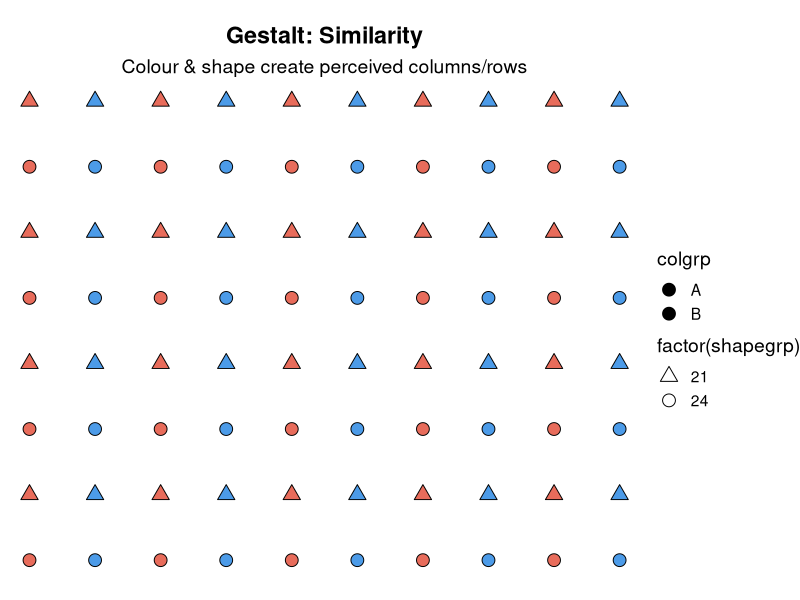
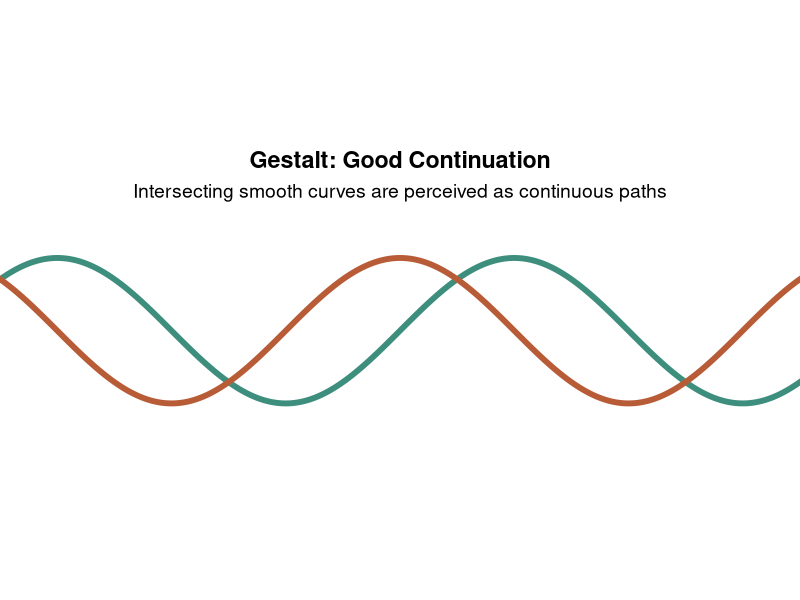
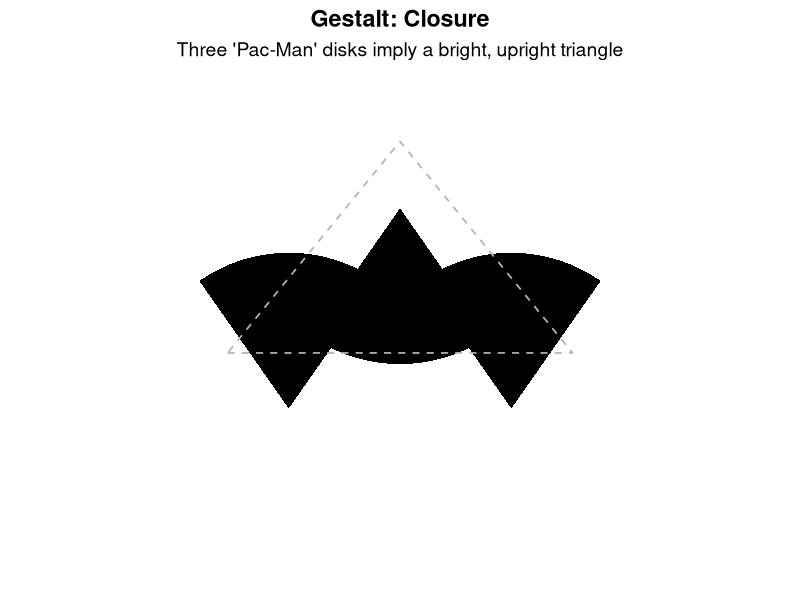
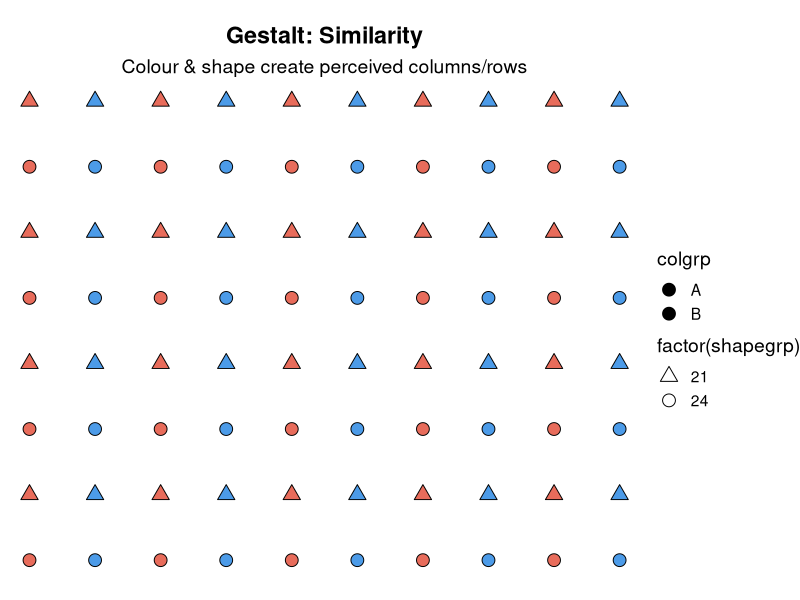
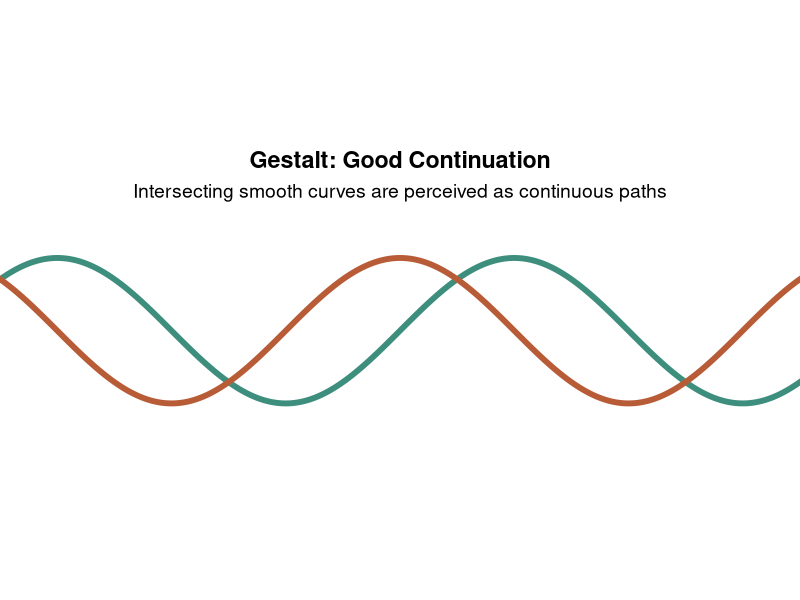
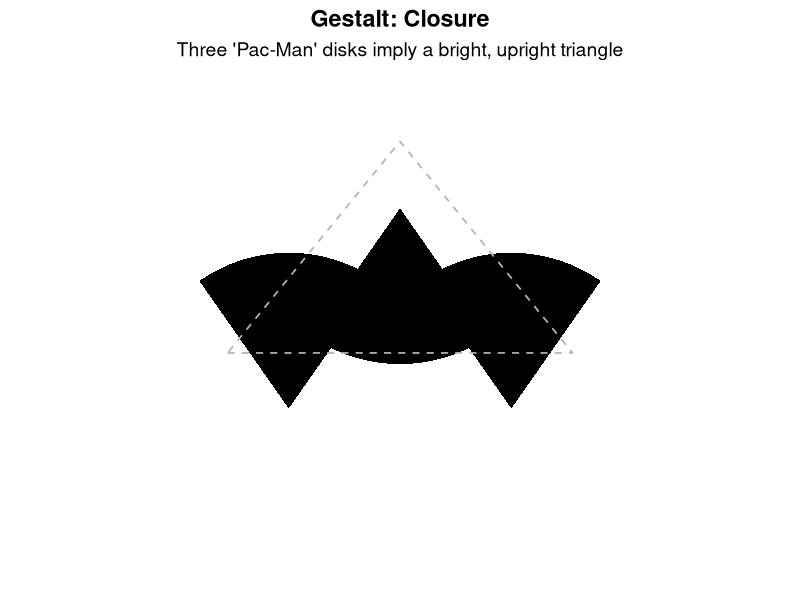
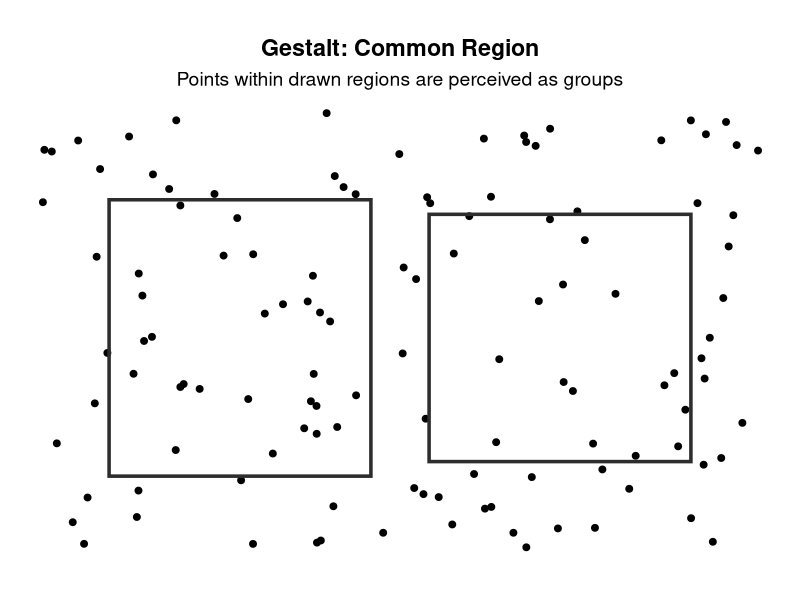
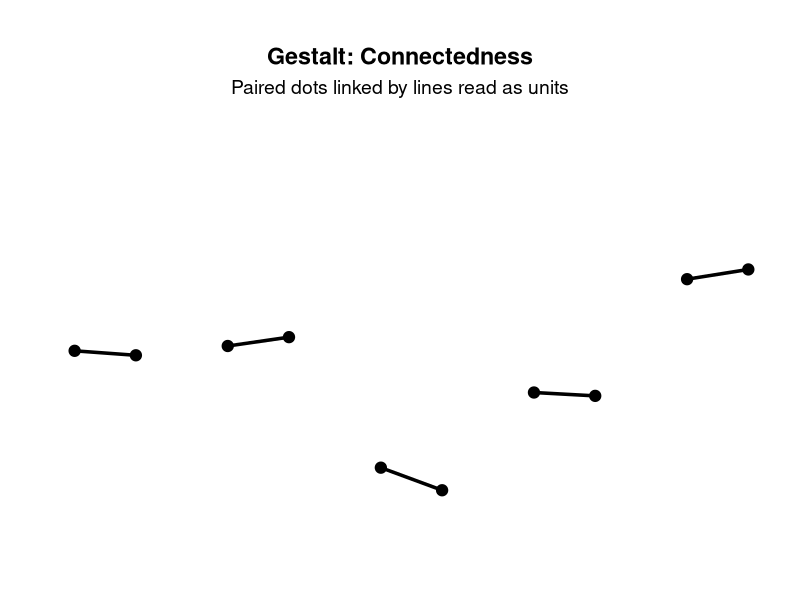

Source code (R) for these figures, in order: (Note: this script raises an error after producing the figures.)
# --------------------------------------------
# Gestalt Principles — Simulated Visualisations
# --------------------------------------------
# Outputs: ./gestalt_outputs/*.png (and one .gif)
# Dependencies: ggplot2, dplyr, tidyr, patchwork, gganimate (for common fate)
# --------------------------------------------
set.seed(42)

# ---- Packages ----
pkgs <- c("ggplot2","dplyr","tidyr","patchwork","gganimate")
to_install <- setdiff(pkgs, rownames(installed.packages()))
if (length(to_install)) install.packages(to_install)
lapply(pkgs, library, character.only = TRUE)

# ---- Output dir & helpers ----
out_dir <- "gestalt_outputs"
if (!dir.exists(out_dir)) dir.create(out_dir)

save_plot <- function(p, name, w=6, h=6, dpi=200) {
  ggsave(file.path(out_dir, paste0(name, ".png")), p, width=w, height=h, dpi=dpi)
}

base_void <- theme_void(base_size = 14) +
  theme(plot.title = element_text(hjust = 0.5, face = "bold"),
        plot.subtitle = element_text(hjust = 0.5))

# =========================================================
# 1) PROXIMITY — items closer together are perceived as a group
# =========================================================
n_per <- 70
clusterA <- tibble(x = rnorm(n_per, -1.2, 0.25), y = rnorm(n_per,  0.1, 0.25), grp="A")
clusterB <- tibble(x = rnorm(n_per,  1.2, 0.25), y = rnorm(n_per, -0.1, 0.25), grp="B")
midPts   <- tibble(x = rnorm(35, 0, 0.9), y = rnorm(35, 0, 0.9), grp="mid")

dat_prox <- bind_rows(clusterA, clusterB, midPts)

p_prox <- ggplot(dat_prox, aes(x, y)) +
  geom_point(size=2.6, alpha=0.9) +
  coord_equal(xlim=c(-2.5,2.5), ylim=c(-2.0,2.0)) +
  labs(title="Gestalt: Proximity",
       subtitle="Closer dots appear grouped (left & right clusters vs middle)") +
  base_void
# =========================================================
# 2) SIMILARITY — similar items (shape/colour) group together
# =========================================================
grid <- expand.grid(ix=1:10, iy=1:8) %>% as_tibble()
dat_sim <- grid %>%
  mutate(x = ix, y = iy,
         colgrp = ifelse(ix %% 2 == 0, "A", "B"),
         shapegrp = ifelse(iy %% 2 == 0, 21, 24))

p_sim <- ggplot(dat_sim, aes(x, y)) +
  geom_point(aes(fill = colgrp, shape = factor(shapegrp)), size=4, colour="black") +
  scale_shape_manual(values = unique(dat_sim$shapegrp)) +
  scale_fill_manual(values=c("A"="#4C9BE8","B"="#E86C5B")) +
  coord_equal() +
  labs(title="Gestalt: Similarity",
       subtitle="Colour & shape create perceived columns/rows") +
  base_void
p_sim
save_plot(p_sim, "02_similarity")

# =========================================================
# 3) GOOD CONTINUATION — we follow smooth paths/curves
# =========================================================
t <- seq(-2*pi, 2*pi, length.out = 300)
curve1 <- tibble(x=t, y = sin(t), id="curve 1")
curve2 <- tibble(x=t, y = cos(t), id="curve 2")
dat_cont <- bind_rows(curve1, curve2)

p_cont <- ggplot(dat_cont, aes(x, y, colour=id)) +
  geom_path(size=2) +
  scale_colour_manual(values=c("#3E8E7E","#B85C38")) +
  coord_equal(xlim=c(-5,5), ylim=c(-1.6,1.6)) +
  labs(title="Gestalt: Good Continuation",
       subtitle="Intersecting smooth curves are perceived as continuous paths") +
  base_void + theme(legend.position = "none")
p_cont
save_plot(p_cont, "03_continuation")

# =========================================================
# 4) CLOSURE — incomplete shapes are perceived as whole
# (Kanizsa-style triangle using 'Pac-Man' disks)
# =========================================================
# helper to draw a 'pacman' sector as polygon
pacman <- function(cx, cy, r=1, angle=60, start=30, n=60) {
  ang <- seq((start+angle/2), (start-angle/2), length.out=n) * pi/180
  tibble(x = c(cx, cx + r*cos(ang)),
         y = c(cy, cy + r*sin(ang)))
}
# positions of 3 pacmen
pac1 <- pacman(-1, -0.7, r=1.4, angle=70, start=90)
pac2 <- pacman( 1, -0.7, r=1.4, angle=70, start=90)
pac3 <- pacman( 0,  1.1, r=1.4, angle=70, start=270)

triangle_hint <- tibble(
  x=c(-1.55, 1.55, 0), y=c(-0.2, -0.2, 1.7)
)

p_closure <- ggplot() +
  geom_polygon(data=pac1, aes(x,y), fill="black") +
  geom_polygon(data=pac2, aes(x,y), fill="black") +
  geom_polygon(data=pac3, aes(x,y), fill="black") +
  geom_polygon(data=triangle_hint, aes(x,y),
               fill=NA, colour="grey70", linewidth=0.6, linetype="dashed") +
  coord_equal(xlim=c(-2.5,2.5), ylim=c(-2.2,2.2)) +
  labs(title="Gestalt: Closure",
       subtitle="Three 'Pac-Man' disks imply a bright, upright triangle") +
  base_void
p_closure
save_plot(p_closure, "04_closure")

# =========================================================
# 5) COMMON REGION — items inside same boundary group together
# =========================================================
pts <- tibble(x = runif(120, 0, 10), y = runif(120, 0, 6))
rects <- tibble(xmin=c(1,5.4), xmax=c(4.6,9),
                ymin=c(1,1.2), ymax=c(4.8,4.6), grp=c("L","R"))

p_region <- ggplot() +
  geom_point(data=pts, aes(x,y), size=2) +
  geom_rect(data=rects, aes(xmin=xmin, xmax=xmax, ymin=ymin, ymax=ymax),
            fill=NA, colour="#2D2D2D", linewidth=1.2) +
  coord_equal(xlim=c(0,10), ylim=c(0,6)) +
  labs(title="Gestalt: Common Region",
       subtitle="Points within drawn regions are perceived as groups") +
  base_void
save_plot(p_region, "05_common_region")

# =========================================================
# 6) CONNECTEDNESS — connected elements are grouped
# =========================================================
pairs <- tibble(
  x1 = rep(seq(1,9,by=2), each=1),
  y1 = runif(5, 1.2, 4.8),
  x2 = x1 + 0.8,
  y2 = y1 + rnorm(5, 0, 0.2)
)
points_conn <- pairs %>%
  pivot_longer(cols = everything(), names_to = c(".value","end"),
               names_pattern="(x|y)([12])") %>%
  mutate(id = rep(1:nrow(pairs), each=2))

p_conn <- ggplot() +
  geom_segment(data=pairs, aes(x=x1,y=y1,xend=x2,yend=y2),
               linewidth=1.2, lineend="round") +
  geom_point(data=points_conn, aes(x,y), size=3.5) +
  coord_equal(xlim=c(0.5,10), ylim=c(0.5,6)) +
  labs(title="Gestalt: Connectedness",
       subtitle="Paired dots linked by lines read as units") +
  base_void
save_plot(p_conn, "06_connectedness")

# =========================================================
# 7) FIGURE–GROUND — foreground emerges against background
# (Rubin vase style silhouette)
# =========================================================
# Build symmetric profile curve and mirror it
yy  <- seq(-3, 3, length.out = 300)
face <- tibble(
  x = 0.6 + 0.25*sin(yy*1.2) + 0.1*cos(yy*2.6) + 0.02*yy,
  y = yy
)
vase_left  <- face %>% mutate(x = -x)
vase_right <- face

p_fg <- ggplot() +
  geom_ribbon(data=bind_rows(vase_left %>% mutate(side="L"),
                             vase_right %>% mutate(side="R")),
              aes(ymin=-3, ymax=y, x=x, fill=side), alpha=1) +
  scale_fill_manual(values=c("L"="black","R"="black")) +
  geom_polygon(data=tibble(x=c(-0.05,0.05,0.05,-0.05), y=c(-3,-3,3,3)),
               aes(x,y), fill="white") +  # central vase
  coord_equal(xlim=c(-1.2,1.2), ylim=c(-3,3)) +
  labs(title="Gestalt: Figure–Ground",
       subtitle="Ambiguous Rubin vase: faces (black) vs vase (white)") +
  base_void + theme(legend.position="none")
save_plot(p_fg, "07_figure_ground")

# =========================================================
# 8) SYMMETRY — symmetric arrangements are perceived as grouped
# =========================================================
sym_pts <- tibble(
  x = c(-3,-2,-1,1,2,3, -2,2, -1,1, 0,0),
  y = c( 0, 1, 0,0,1,0,  -1,-1,  2,2, -2,2),
  grp = c(rep("pairs",10), rep("axis",2))
)

p_sym <- ggplot(sym_pts, aes(x,y)) +
  geom_point(data=subset(sym_pts, grp=="pairs"), size=4) +
  geom_segment(aes(x=-0.05,y=-2.5,xend=-0.05,yend=2.5), linewidth=1) +
  geom_segment(aes(x= 0.05,y=-2.5,xend= 0.05,yend=2.5), linewidth=1) +
  coord_equal(xlim=c(-3.5,3.5), ylim=c(-3,3)) +
  labs(title="Gestalt: Symmetry",
       subtitle="Symmetric pairs around a central axis appear grouped") +
  base_void
save_plot(p_sym, "08_symmetry")

# =========================================================
# 9) PRÄGNANZ (Good Form) — simplest, most stable shape emerges
# (Square implied among noise)
# =========================================================
noise <- tibble(x = runif(350,-3.5,3.5), y = runif(350,-3.5,3.5))
square <- expand.grid(x=seq(-2,2,length.out=40),
                      y=c(-2,2)) %>% as_tibble() %>%
  bind_rows(expand.grid(y=seq(-2,2,length.out=40),
                        x=c(-2,2)) %>% as_tibble()) %>%
  mutate(kind="square")
square_pts <- bind_rows(noise %>% mutate(kind="noise"), square)

p_prag <- ggplot(square_pts, aes(x,y)) +
  geom_point(data = subset(square_pts, kind=="noise"), alpha=0.6, size=1.8) +
  geom_point(data = subset(square_pts, kind=="square"), size=2.6) +
  coord_equal(xlim=c(-3.8,3.8), ylim=c(-3.8,3.8)) +
  labs(title="Gestalt: Prägnanz (Good Form)",
       subtitle="A clean square pops out from random dots") +
  base_void
save_plot(p_prag, "09_pragnanz")

# =========================================================
# 10) COMMON FATE (ANIMATION) — elements moving together group
# =========================================================
# Two groups of dots: one moves coherently, the other jitters randomly
library(gganimate) # ensure loaded for transition
nA <- 30; nB <- 40; T <- 40
A0 <- tibble(id = paste0("A",1:nA), x0 = runif(nA, -4,-1), y0 = runif(nA, -2,2))
B0 <- tibble(id = paste0("B",1:nB), x0 = runif(nB,  1, 4), y0 = runif(nB, -2,2))

# coherent motion for A (same dx, dy each frame)
dxA <- 0.09; dyA <- 0.02
A <- expand_grid(A0, t=0:T) %>%
  mutate(x = x0 + dxA*t, y = y0 + dyA*t, grp="coherent")

# random jitter for B
B <- expand_grid(B0, t=0:T) %>%
  mutate(x = x0 + cumsum(rnorm(n(), 0, 0.03)),
         y = y0 + cumsum(rnorm(n(), 0, 0.03)),
         grp="jitter")

dat_fate <- bind_rows(A %>% select(id, x, y, t, grp),
                      B %>% select(id, x, y, t, grp))

p_fate <- ggplot(dat_fate, aes(x, y, group=id)) +
  geom_point(aes(shape=grp), size=2.8) +
  scale_shape_manual(values=c("coherent"=16,"jitter"=1)) +
  coord_equal(xlim=c(-5,5), ylim=c(-3,3)) +
  labs(title="Gestalt: Common Fate",
       subtitle="Dots that move together are perceived as a group",
       caption="Filled = coherent group, Open = random jitter") +
  base_void +
  transition_time(t) +
  ease_aes("linear")

anim_file <- file.path(out_dir, "10_common_fate.gif")
animate(p_fate, nframes = 80, fps = 20, width = 600, height = 400, renderer = gifski_renderer(anim_file))
# (The GIF is saved to gestalt_outputs/10_common_fate.gif)

# -------------------------------
# Montage (optional): quick 3x3 grid of the first nine
# -------------------------------
library(patchwork)
montage <- p_prox + p_sim + p_cont +
  p_closure + p_region + p_conn +
  p_fg + p_sym + p_prag +
  plot_layout(ncol=3)
save_plot(montage, "00_montage", w=12, h=12, dpi=180)

message("Done! Check the 'gestalt_outputs' folder for PNGs and the common-fate GIF.")


# =========================================================
# 11) FOCAL POINT — one element stands out
# =========================================================
# Uniform grid of grey circles with one red standout
grid_fp <- expand.grid(x=1:10, y=1:10) %>% as_tibble()
grid_fp <- grid_fp %>%
  mutate(col = ifelse(x==5 & y==6, "focal", "bg"),
         size = ifelse(col=="focal", 6, 3))

p_focal <- ggplot(grid_fp, aes(x, y)) +
  geom_point(aes(size=size, fill=col), shape=21, colour="black") +
  scale_fill_manual(values=c("bg"="grey70", "focal"="red")) +
  scale_size_identity() +
  coord_equal() +
  labs(title="Gestalt: Focal Point",
       subtitle="One element that differs strongly in colour/size captures attention") +
  base_void + theme(legend.position="none")

save_plot(p_focal, "11_focal_point")



############### tufte ##################################
# =========================================================
# 3.1 GRAPHICAL INTEGRITY — proportional representation
# =========================================================
library(ggplot2)
library(dplyr)
library(patchwork)

dat_vals <- tibble(category=c("A","B","C"), value=c(10,30,50))

# Correct bar chart
p_int_correct <- ggplot(dat_vals, aes(category, value)) +
  geom_col(fill="#4C9BE8") +
  labs(title="Accurate Bars (proportional)") +
  theme_minimal(base_size=12)

# Misleading: exaggerate bar heights by scaling
dat_wrong <- dat_vals %>% mutate(value = value * c(10,3,1)) # mis-scaled
p_int_wrong <- ggplot(dat_wrong, aes(category, value)) +
  geom_col(fill="#E86C5B") +
  labs(title="Misleading Bars (lie factor > 1)") +
  theme_minimal(base_size=12)

p_integrity <- p_int_correct + p_int_wrong + plot_layout(ncol=2)
save_plot(p_integrity, "31_graphical_integrity", w=8, h=4)

# =========================================================
# 3.2 DATA-INK RATIO — chartjunk vs minimalism
# =========================================================
dat_line <- tibble(x=1:12, y=cumsum(rnorm(12,0.5,1)))

# Minimalist
p_clean <- ggplot(dat_line, aes(x,y)) +
  geom_line(size=1, colour="#4C9BE8") +
  theme_minimal(base_size=12) +
  labs(title="High Data-Ink Ratio")

# Chartjunk: grid, shading, colours, extra labels
p_junk <- ggplot(dat_line, aes(x,y)) +
  geom_area(fill="orange", alpha=0.4) +
  geom_line(size=2, colour="darkred") +
  geom_point(size=3, colour="black") +
  annotate("text", x=6, y=max(dat_line$y)+1,
           label="Overdecorated!", colour="red", fontface="bold") +
  theme_dark(base_size=12) +
  labs(title="Low Data-Ink Ratio (Chartjunk)")

p_dataink <- p_clean + p_junk + plot_layout(ncol=2)
save_plot(p_dataink, "32_data_ink_ratio", w=8, h=4)

# =========================================================
# 3.3 SMALL MULTIPLES — consistent panels
# =========================================================
set.seed(123)
dat_multi <- tibble(
  year=rep(2000:2009, 3),
  value=cumsum(rnorm(30,0.5,1)),
  country=rep(c("Country A","Country B","Country C"), each=10)
)

p_multiples <- ggplot(dat_multi, aes(year,value)) +
  geom_line(colour="#4C9BE8") +
  facet_wrap(~country, ncol=3) +
  theme_minimal(base_size=12) +
  labs(title="Small Multiples: Time Series by Country")

save_plot(p_multiples, "33_small_multiples", w=8, h=3.5)

# =========================================================
# 3.4 AVOID CHARTJUNK — clarity vs 3D clutter
# =========================================================
dat_pie <- tibble(cat=c("A","B","C","D"), val=c(10,20,30,40))

# Clean flat pie
p_pie_clean <- ggplot(dat_pie, aes(x="", y=val, fill=cat)) +
  geom_col(width=1, colour="white") +
  coord_polar(theta="y") +
  labs(title="Clean Flat Pie") +
  theme_void() + theme(legend.position="bottom")

# "3D effect" pie (faked with stacked bars + coord_polar)
p_pie_junk <- ggplot(dat_pie, aes(x="", y=val, fill=cat)) +
  geom_col(width=1, colour="black", size=0.3, alpha=0.9) +
  coord_polar(theta="y") +
  annotate("text", x=1, y=50, label="3D Pie Junk!", colour="red", fontface="bold") +
  labs(title="Decorated (chartjunk)") +
  theme_void() + theme(legend.position="bottom")

p_chartjunk <- p_pie_clean + p_pie_junk + plot_layout(ncol=2)
save_plot(p_chartjunk, "34_avoid_chartjunk", w=8, h=4)

# =========================================================
# Montage of all 4
# =========================================================
montage_tufte <- p_integrity / p_dataink / p_multiples / p_chartjunk
save_plot(montage_tufte, "30_tufte_principles", w=8, h=10, dpi=180)


dat_vals <- tibble(category=c("A","B","C"), value=c(22,30,50))

p_truth <- ggplot(dat_vals, aes(category, value)) +
  geom_col(fill="#4C9BE8") +
  labs(title="Accurate: Axis starts at 0") +
  theme_minimal()

p_lie <- ggplot(dat_vals, aes(category, value)) +
  geom_col(fill="#E86C5B") +
  coord_cartesian(ylim=c(20,50)) + # truncates y-axis
  labs(title="Misleading: Axis truncated") +
  theme_minimal()
pboth <- p_truth + p_lie + plot_layout(ncol=2)
pboth


library(ggplot2)
library(dplyr)

set.seed(123)
dat_line <- tibble(x=1:12, y=cumsum(rnorm(12,0.5,1)))

# Clean minimalist chart
p_clean <- ggplot(dat_line, aes(x,y)) +
  geom_line(colour="#4C9BE8", size=1.2) +
  labs(title="Clean Minimalist Chart") +
  theme_minimal(base_size=12)

# Chartjunk: cluttered with unnecessary "ink"
p_junk <- ggplot(dat_line, aes(x,y)) +
  geom_area(fill="orange", alpha=0.3) +
  geom_line(colour="darkred", size=2) +
  geom_point(size=5, shape=21, fill="yellow", colour="black") +
  annotate("text", x=6, y=max(dat_line$y)+1,
           label="Look at this!", colour="red", fontface="bold", size=5) +
  theme_classic(base_size=12) +
  theme(panel.background = element_rect(fill="lightblue"),
        plot.background = element_rect(fill="lightgrey"),
        panel.grid.major = element_line(colour="black", linetype="dotted"),
        axis.text = element_text(size=14, colour="purple", face="bold"),
        axis.title = element_text(size=16, face="italic")) +
  labs(title="Chartjunk: Too Much Decoration")

# Save side by side
library(patchwork)
pj <- p_clean + p_junk + plot_layout(ncol=2)
ggsave("chartjunk_example.png", pj, width=10, height=4, dpi=200)
